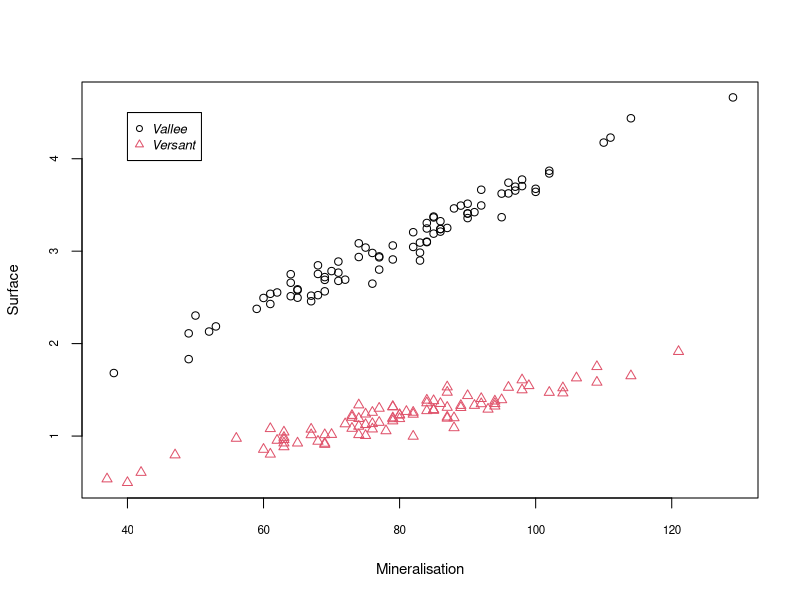
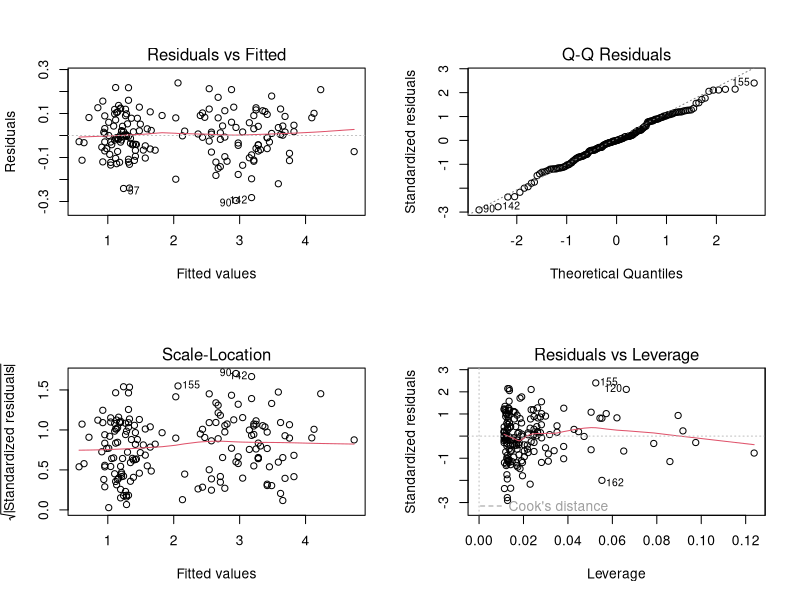
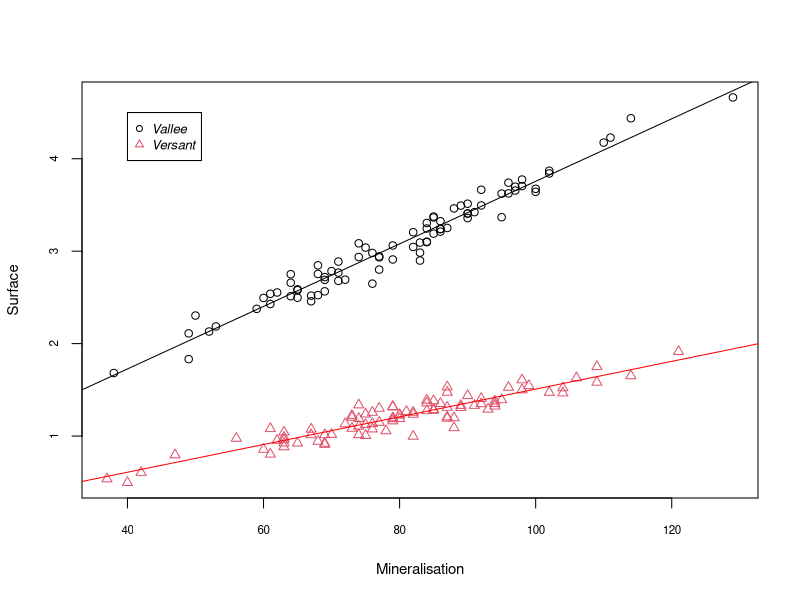
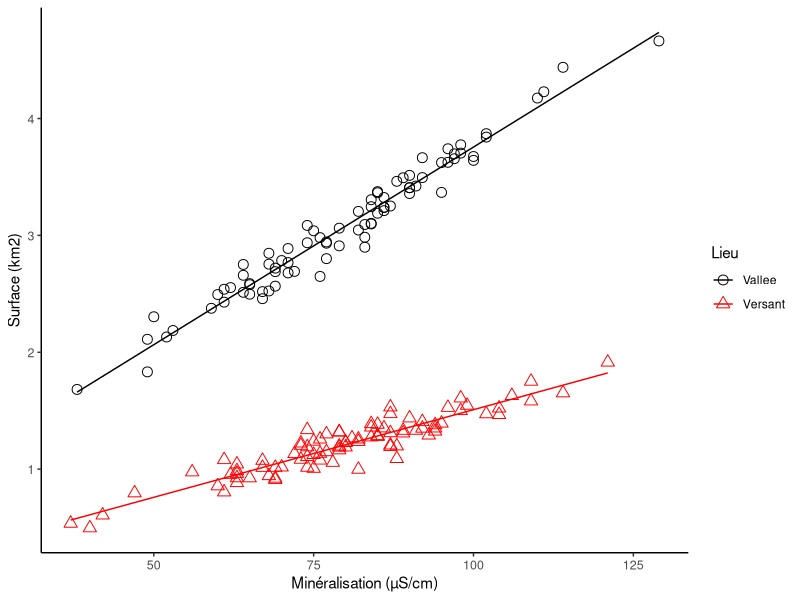
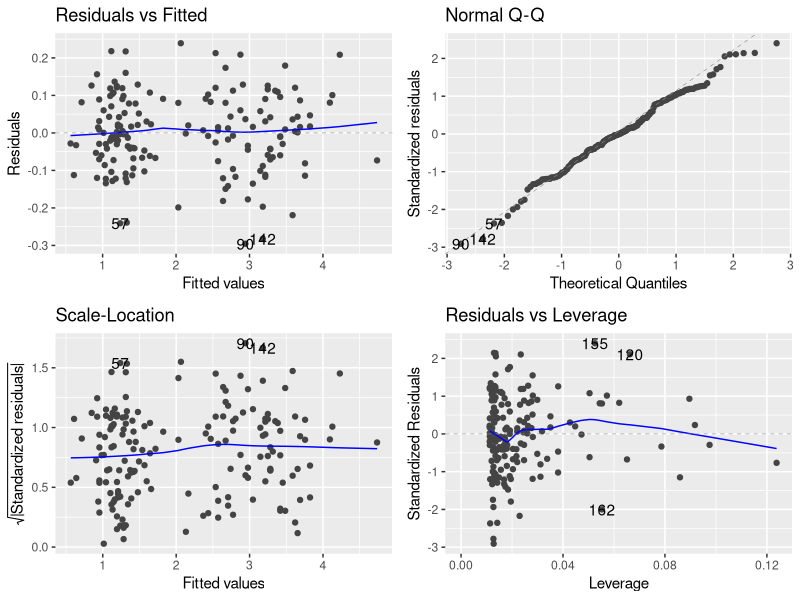
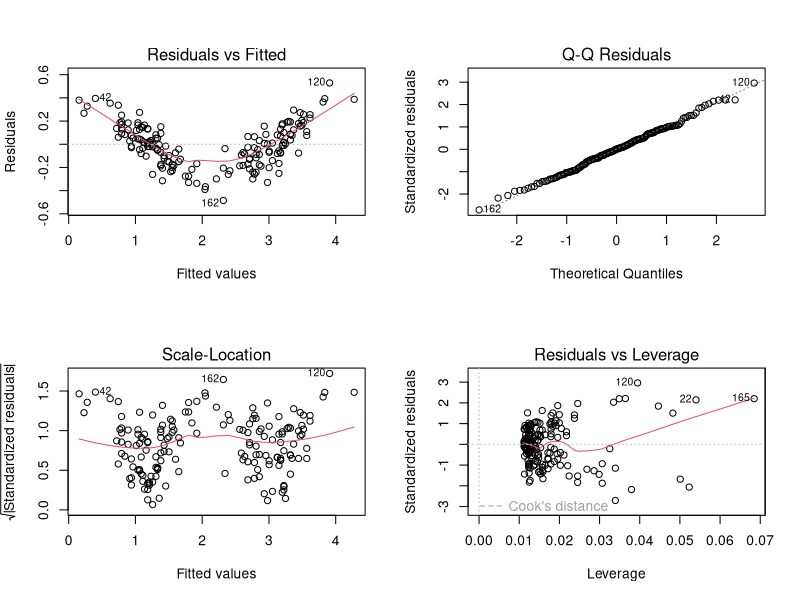
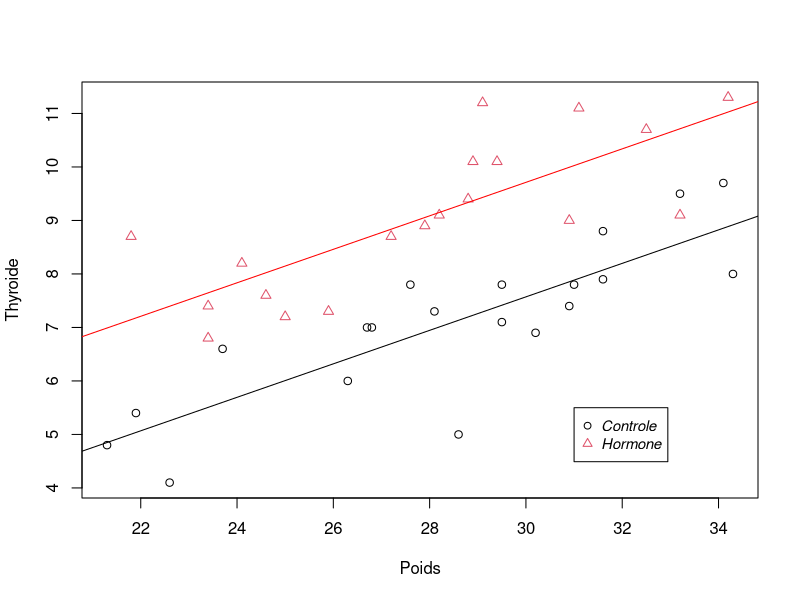
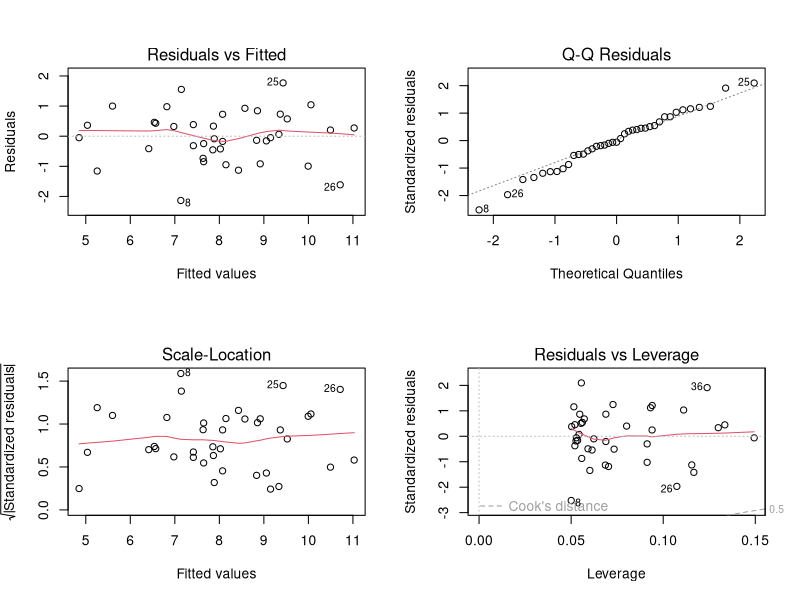

Recreate these plots in R, in order. (Note: this script raises an error after producing the figures.)


#####################################################
#####################################################
##                                                 ##
##                   MODULE 4U001                  ##
##                                                 ##
##    Modeles lineaires general et generalise      ##
##                                                 ##
#####################################################
#####################################################


#############################################
##  1ere partie : modele lineaire general  ##
#############################################

#########
#  ANCOVA
#########

# C'est une regression multiple avec un ou plusieurs facteurs qualitatifs.
# On peut voir l'ANCOVA comme un mix entre regression multiple et ANOVA.

#### Considerons les donnees Tourbieres.csv (attention le separateur decimal est le point).
# Elles rapportent la surface de tourbieres (en km2)
# en fonction du lieu (versant ou vallee) et de la mineralisation (en µS/cm).

Tourbieres=read.csv("Tourbieres.csv", sep=";", dec=".")

# Donnez la mesure et le(les) facteur(s), et justifiez le choix d'une ANCOVA.

# Graphique
plot(Surface ~ Mineralisation, data = Tourbieres,
     pch=as.numeric(as.factor(Tourbieres$Lieu)),
     col=as.factor(Tourbieres$Lieu),
     cex.axis=0.7, cex.lab=0.9)
# Pour ajouter la legende sur le graphe
legend(40,4.5, legend=c("Vallee", "Versant"),
       pch=c(1,2), col=c(1,2), cex = 0.8, text.font=3)

# On va verifier que les facteurs sont independants (condition de non-colinearite) :
# la mineralisation est-elle independante du lieu ? 
t.test(Tourbieres$Mineralisation ~ Tourbieres$Lieu, var.equal=T) # Notons que l'on a de grands effectifs
# Que concluez-vous ?

# Lançons l'analyse pour l'ANCOVA : on utilise la fonction dediee aux modeles lineaires generaux,
# la fonction lm.
reg=lm(Surface ~ Lieu * Mineralisation, data=Tourbieres)
anova(reg)
# Les deux facteurs et leur interaction ont un effet significatif sur la surface des tourbieres.

summary(reg)
# Tous les coefficients sont significatifs
### Cas de la reference
# La modalite Vallee sert de reference ici.
# L'intercept pour Vallee (0,373) indique la surface theorique de tourbiere pour une mineralisation nulle,
# lorsque la tourbiere se situe dans une vallee.
# La troisieme ligne (Mineralisation) correspond a l'effet de la mineralisation sur la surface de la tourbiere
# lorsqu'elle est dans la vallee. Ce coefficient est significatif et positif : la surface augmente avec la mineralisation.

### Effet du lieu sur la surface
# On teste ensuite l'effet sur l'intercept lorsqu'on se situe sur un versant, par rapport a la vallee : ligne LieuVersant (-0.364);
# ce coefficient est < 0 : la surface d'une tourbiere est plus petite si elle se situe sur un versant.
# ce coefficient va s'ajouter a l'intercept deja trouve pour Vallee : 0.373-0.364

### Interaction des deux facteurs
# La quatrieme ligne rend compte de l'interaction entre lieu et mineralisation :
# la pente de la relation entre surface et mineralisation diminue
# lorsque la tourbiere est sur un versant plutot qu'en vallee (coefficient = -0.019) ;
# le coefficient reste cependant > 0 (0.034 - 0.019 = 0.015),
# la surface d'une tourbiere augmente egalement avec la mineralisation lorsqu'elle est sur un versant,
# mais elle augmente moins que lorsqu'elle se situe dans la vallee.

### R2 ajuste et significativite globale du modele
# Comme il y a plusieurs facteurs, le R2 ajuste est employe, soit une variance en commun a 99%.
# 99% des variations de la surface d'une tourbiere
# sont rendus compte par le lieu où elle se trouve et la mineralisation du sol.
# La regression est globalement significative (test F, p-value = 5.1e-12).

### Mise en equation
# En introduisant une variable muette Ve (qui vaut 1 si on est sur un versant, et 0 sinon), l'equation est :
# Surface_predite = 0.373-0.364*Ve + Mineralisation * 0.034-0.019*Ve
# ou encore :
# Surface = 0.373-0.364*Ve + Mineralisation * (0.034-0.019*Ve) + epsilon

# Alternativement, on peut ecrire que la surface predite de tourbieres est :
# Surface_predite = 0.009 + Mineralisation * 0.015 sur les versants, et
# Surface_predite = 0.373 + Mineralisation * 0.034 dans les vallees

### Conclusion
# On peut conclure que la surface d'une tourbiere est liee a la mineralisation du sol, elle augmente avec celle-ci.
# Il y a un effet du lieu sur cette surface : la surface est plus petite sur un versant que dans la vallee.
# Par ailleurs, la relation entre surface et mineralisation est differente selon le lieu (interaction des deux facteurs) :
# la surface d'une tourbiere augmente moins avec la mineralisation
# si elle se situe sur le versant que si elle se situe dans la vallee.

### Graphiques diagnostiques :
par(mfrow=c(2,2))
plot(reg)
# Les conditions d'application sont respectees.

### Droites de regression
# Relancons le graphique :
par(mfrow=c(1,1))
plot(Surface ~ Mineralisation, data = Tourbieres,
     pch=as.numeric(as.factor(Tourbieres$Lieu)),
     col=as.factor(Tourbieres$Lieu),
     cex.axis=0.7, cex.lab=0.9)
legend(40,4.5, legend=c("Vallee", "Versant"),
       pch=c(1,2), col=c(1,2), cex = 0.8, text.font=3)

# On peut afficher les coefficents pour se reperer avant de tracer les droites
coef(reg)

# Pour tracer les droites, on utilise la fonction abline, avec les coefficients de l'analyse reg :
abline(coef(reg)[1],coef(reg)[3],col="black") # droite pour les vallees
abline(coef(reg)[1]+coef(reg)[2],coef(reg)[3]+coef(reg)[4],col="red") # droite pour les versants
# Il est important de bien comprendre de quelle façon les coefficients s'additionnent.

###################################################
# FACULTATIF : ggplot 2
library(ggplot2)
ggplot(Tourbieres, aes(x = Mineralisation, y = Surface, 
                       shape = Lieu, color = Lieu)) +
  geom_point(size = 3) +
  geom_smooth(method = "lm", se = FALSE, linewidth = 0.5) +
  labs(x = "Minéralisation (µS/cm)", y = "Surface (km2)") +
  scale_shape_manual(values = c(1, 2)) +   
  scale_color_manual(values = c("black", "red")) +  
  theme_classic() +
  theme(
    axis.title = element_text(size = 11),
    axis.text  = element_text(size = 9)
  )
library(ggfortify)
autoplot(reg)
###################################################


### Remarque
# Comme tout etait significatif y compris l'interaction, il n'y avait pas lieu de retirer l'interaction
# On peut s'en assurer :
reg2=lm(Surface ~ Lieu+Mineralisation,data=Tourbieres)
summary(reg2)
# Tout est significatif ! mais verifions les conditions d'application du modele :
par(mfrow=c(2,2))
plot(reg2)
# Il y a un probleme de linearite, l'interaction semble necessaire pour l'eviter
# Comparons les deux modeles :
anova(reg,reg2) # Difference tres significative, on garde reg qui a un meilleur R2 : 0.990 contre 0.968


#### Utilisons maintenant les donnees Porcelet.
# On etudie l'effet d'un traitement hormonal sur le poids de la glande thyroide chez des porcelets.
# Comme ce poids depend aussi du poids de l'animal, on l'ajoute dans notre regression.

Porcelet=read.csv("Porcelet.csv", sep=";", dec=".")
# Attention, le marqueur decimal est ici le point
# On etudie l'effet d'un traitement hormonal sur le poids de la glande thyroide chez des porcelets.
# Comme ce poids depend aussi du poids de l'animal, on l'ajoute dans notre regression.

# Donnez la mesure et le(les) facteur(s), et justifiez le choix d'une ANCOVA.

Porcelet$Traitement = as.factor(Porcelet$Traitement) # facteur "Traitement" si necessaire

# Graphique
par(mfrow=c(1,1))
plot(Thyroide ~ Poids, data = Porcelet,
     pch=as.numeric(as.factor(Porcelet$Traitement)),
     col=as.factor(Porcelet$Traitement))

legend(31,5.5, legend=c("Controle","Hormone"),
       pch=c(1,2), col=c(1,2), cex = 0.9, text.font=3)

# On va verifier que les facteurs sont independants (condition de non-colinearite) :
# le poids de l'animal est-il independant du traitement ?
tapply(Porcelet$Poids, Porcelet$Traitement, length) #2 echantillons independants de petites tailles
norm = tapply(Porcelet$Poids, Porcelet$Traitement, shapiro.test) ; sapply(norm,"[[","p.value")
bartlett.test(Porcelet$Poids ~ Porcelet$Traitement)
t.test(Porcelet$Poids ~ Porcelet$Traitement, var.equal=TRUE)
# Que concluez-vous ?

# Lançons l'analyse pour l'ANCOVA, avec la fonction lm :
reg1 = lm(Thyroide ~ Poids * Traitement, data = Porcelet)
# Equivalent a :
reg1 = lm(Thyroide ~ Poids + Traitement + Poids:Traitement, data = Porcelet)
anova(reg1)
# L'interaction entre le poids de l'animal et le traitement 
# n'a pas d'effet significatif sur le poids de la glande thyroide 

# Essayons alors un modele sans l'interaction
reg2 = lm(Thyroide ~ Poids + Traitement, data = Porcelet)
anova(reg2) # effet du poids de l'animal et du traitement sur le poids de la thyroide
summary(reg2)

# Remarque : la fonction step
# la fonction step permet d'optimiser le modele.
# step() va avancer pas a pas pour supprimer des coefficients
# et reoptimiser les autres sans que la regression ne perde de sa qualite
reg_step=step(reg1)
summary(reg_step) # le modele pertinent est celui sans l'interaction

### Cas de la reference
# Le traitement "Controle" sert de reference ici.
# Cela correspond a ce qu'on veut, sinon utiliser la fonction relevel.
# Porcelet$Traitement = relevel(Porcelet$Traitement, ref = "Controle")
# L'intercept pour les controle n'est pas significativement different de 0.
# La deuxieme ligne (Poids) est la pente de la droite Thyroide ~ Poids
# ici quel que soit le traitement
# (puisque l'interaction n'est pas prise en compte), soit 0.313.
# Cette pente est > 0, le poids de la thyroide augmente significativement avec le poids de l'animal.

### Effet du traitement sur le poids de la thyroide
# On teste ensuite l'effet sur l'intercept du traitement Hormone, par rapport a Controle :
# ligne TraitementHormone (2.140). Cela correspond au poids theorique de la thyroide d'un animal de poids nul.
# Ce coefficient devrait s'ajouter a l'intercept deja trouve pour les Controle
# qui lui n'est pas significativement different de 0.
# le poids de la thyroide est donc plus grand sous traitement que sans traitement.

### R2 ajuste et significativite globale du modele
# Comme il y a plusieurs facteurs, le R2 ajuste est employe, soit une variance en commun a 75,1%.
# La regression est globalement significative (test F, p-value = 5.1e-12).

### Mise en equation
# L'equation est alors pour les controle :
# Thyroide = 0,313 * Poids + epsilon

# L'equation est alors pour le groupe traite aux hormones :
# Thyroide = 0.313 * Poids + 2.140 + epsilon

### Droites de regression
# droite de regression pour Controle
abline(coef(reg2)[1:2], col="black")

# droite de regression pour Hormone
# pour l'intercept, il faut ajouter coef(reg2[1]) + coef(reg2)[3]
# il n'y a pas d'interaction, donc la pente est la meme que pour Controle
abline(a = coef(reg2)[1]+coef(reg2)[3], b = coef(reg2)[2], col="red")

### Conclusion
# On voit bien sur le graphique que les pentes sont les memes,
# et que l'ordonnee a l'origine varie avec le traitement hormone.
# On peut conclure que la thyroide est liee au poids des porcelets: le poids de la thyroide augmente significativement avec le poids de l'animal.
# Il y a un effet significatif du traitement : la thyroide est plus lourde avec traitement, 
# sans interaction avec le poids de l'animal

### Graphiques diagnostiques
par(mfrow=c(2,2))
plot(reg2)
# Les conditions d'application du modele sont respectees.

###################################################
# FACULTATIF : ggplot2
ggplot(Porcelet, aes(x = Poids, y = Thyroide,
                     shape = Traitement, color = Traitement)) +
  geom_point(size = 2) +
  geom_abline(intercept = coef(reg2)[1], slope = coef(reg2)[2], color = "black", linewidth = 0.5)+
  geom_abline(intercept = coef(reg2)[1]+coef(reg2)[3], slope = coef(reg2)[2], color = "red", linewidth = 0.5)+
  labs(x = "Poids (g)", y = "Thyroide (g)") +
  scale_shape_manual(values = c(1, 2)) +   
  scale_color_manual(values = c("black", "red")) +  
  theme_classic()
autoplot(reg2)
###################################################

###
# EXERCICE 1
###
# On mesure le poids de crabes en fonction de la concentration d'un polluant pour 3 sites differents.
# On se questionne sur l'effet de la concentration en polluant sur le poids, et si cette relation varie en fonction du site.
# Donnees : PolluCrabe.csv


###
# EXERCICE 2
###
# Differentes doses d'auxines ont ete administrees a des plantes normales ou mutantes, et on a mesure leur taille.
# Les donnees sont dans le fichier Auxine.csv.
# Analyser les donnees a l'aide de la fonction lm().
# Reflechir a l'interpretation des coefficients et ecrire les equations.
# Indication : ici il n'y a pas de pente, uniquement des intercepts
# (graphiquement, on emploie des boxplot plutot que des nuages de points).



################################################
##  2eme partie : modele lineaire generalise  ##
################################################

###### Regression logistique
# Nous prendrons d'abord l'exemple de la regression logistique,
# qu'on emploie pour des mesures binaires/donnees binomiales.
# L'interface et l'interpretation des resultats ressemblent a ce que nous avons deja vu,
# mais les mathematiques sous-jacentes sont differentes.

# Des larves d'insectes sont exposees a differentes doses de pesticides.
# On s'interesse a leur survie en fonction de leur sexe et du log de la dose du produit.
# Il y a 20 males et 20 femelles pour chaque dose. Les donnees sont dans le fichier Larves.
Larves=read.csv("Larves.csv", sep=";", dec=",")

# Donnez la mesure et le(les) facteur(s), et justifiez le choix d'une régression logistique.

# Representons graphiquement les donnees
LogDose = rep(0:5, 2)
Survie = tapply(Larves$Survie, interaction(Larves$LogDose, Larves$Sexe), mean)

plot(LogDose, Survie, pch=c(rep(1,6), rep(2,6)), col=c(rep(1,6), rep(2,6)))
legend(.5,.3, legend=c("Femelles","Mâles"), pch=c(1,2), col=c(1,2), cex = 0.9, text.font=3)

# Regression logistique
glm_1 = glm(Survie ~ LogDose * Sexe, family=binomial, data=Larves)
# family permet de dire quel type de glm on veut, ici une regression logistique
anova(glm_1, test = "Chisq")
# Les facteurs sont significatifs, mais pas l'interaction
summary(glm_1) #AIC = 219.48

# Testons un modele sans interaction
glm_2 = glm(Survie ~ LogDose + Sexe, family = binomial, data = Larves)
anova(glm_2, test = "Chisq")
summary(glm_2) # AIC = 219.24

# Comparons les deux modeles
anova(glm_1, glm_2, test="Chisq") # Notez l'usage d'une loi de khi2
# la difference n'est pas significative, les AIC sont equivalents
# Gardons le modele le plus simple : glm_2

# Notez qu'il n'y a pas de graphique diagnostique
# pour une regression logistique

# Quelle est alors l'equation du modele ?

# Dans une regression logistique,
# le signe du coefficient indique si le facteur
# augmente ou diminue la probabilite de l'evenement.
# Les femelles sont prises comme references.

# L'intercept est positif, ce qui signifie que la probabilite d'etre vivante pour des larves femelles
# et une dose de 0 est > 50% (puisque 3.47 > 0).

# La pente est negative, la probabilite d'etre vivante pour une larve femelle diminue
# avec le log de la dose  (puisque -1.06 < 0)

# Pour les males, la pente ne change pas (pas d'interaction),
# mais l'ordonnee a l'origine (SexeM) change significativement :
# le coefficient = -1.10 indique qu'ils survivent moins que les femelles ;
# mais comme 3.47 - 1.10 = 2.37 > 0, leur taux de survie pour une dose nulle est plus grand que 50%.

# L'equation s'ecrit ainsi :
# pour les femelles : ln[p(etre vivant)/p(etre mort)] = -1.06*LogDose + 3.47 + epsilon
# pour les males : ln[p(etre vivant)/p(etre mort)] = -1.06*LogDose + (3.47-1.10) + epsilon
# Les signes s'inversent si on inverse le rapport par ln[p(etre mort)/p(etre vivant)]

# On peut aussi ecrire : p(etre vivant) = exp(-1.06*LogDose + 3.47) / (1 + exp(-1.06*LogDose + 3.47) ) + epsilon
# pour les femelles
# et pour les males on remplacerait juste 3.47 par 3.47 - 1.10 = 2.37
# ce qui donne dans les deux cas une courbe sigmoide.

# Autre facon d'ecrire l'equation :
# p(etre vivant) = exp(-1.06*ldose + 3.47 - 1.10sexM) / (1 + exp(-1.06*ldose + 3.47 - 1.10sexM) ) + epsilon
# avec sexM = 1 si male, 0 si femelle


# Completons notre graphique
# Il faut calculer au prealable les resultats :
d = 0:5
f = exp(-1.06*d + 3.47) / (1 + exp(-1.06*d + 3.47) )
m = exp(-1.06*d + 2.37) / (1 + exp(-1.06*d + 2.37) )

lines(d,f,col=1) # attention, lines ne marche que si la valeur x est triee (sinon tout est melange)
lines(d,m,col=2)

# On peut egalement se servir de la fonction ggeffects pour tracer le graphique
library(ggeffects)
plot(ggpredict(glm_2,c("LogDose","Sexe")))

###################################################
# FACULTATIF : ggplot 2
newdat <- expand.grid(
  LogDose = seq(min(Larves$LogDose), max(Larves$LogDose), length.out = 6),
  Sexe = unique(Larves$Sexe)
)
# Predictions avec glm_2
newdat$prop <- predict(glm_2, newdata = newdat, type = "response")
# Graphique
ggplot(newdat, aes(x = LogDose, y = prop, color = Sexe, shape = Sexe)) +
  geom_point(size = 3, fill = "white", stroke = 1) +
  geom_line(data = newdat, aes(x = LogDose, y = prop, color = Sexe), linewidth = 0.5) +
  scale_color_manual(values = c("red", "blue")) +
  scale_shape_manual(values = c(2, 1)) +
  labs(x = "LogDose", y = "Proportion de survie") +
  theme_classic()
###################################################

### Remarque : autres formats des donnees
# La regression logistique peut également s'appliquer sur des tables avec des denombrements (type tables de contingence,
# vues pour le khi2) ou des proportions.
# Voyez par exemple les fichiers LarvesProportions et LarvesTable, qui
# contiennent les memes donnees presentees differement.

glm_prop=glm(Taux.survie ~ LogDose + Sexe, family = binomial, data = LarvesProportions, weights=Nombre)
# Notez qu'il est necessaire de preciser l'effectif dans les donnees, avec l'argument weights dans la formule
summary(glm_2)
summary(glm_prop)
# Cela donne exactement le meme resultat, sauf pour les deviances et l'AIC (mais ceci est du au fait que
# la grandeur numerique en mesure n'est pas la meme : proportion ou mesure binaire).

# On peut de meme travailler sur les tables
glm_table=glm(cbind(Vivants,Morts) ~ LogDose + Sexe, family = binomial, data = LarvesTable)
summary(glm_table)
# Identique a glm_prop, car R calcule les proportions implicitement

LarvesProportions$Sexe=as.factor(LarvesProportions$Sexe)
glm_prop=glm(Taux.survie ~ LogDose + Sexe, family = binomial, data = LarvesProportions, weights=Nombre)
plot(ggpredict(glm_prop,c("LogDose","Sexe"),interval = "confidence"))


###### Regression log-lineaire
# Pour realiser un modele log-lineaire (loi de Poisson, pour les comptages), il suffit simplement de faire
# glm(Mesures ~ Facteurs,family = poisson, data = xxx)
# Contrairement a la regression logistique, il est possible de faire les graphiques diagnostiques.
# Un des exercices ci-dessous s'analyse avec un modele log-lineaire.


###
# EXERCICE 3 (fichier Marnes.csv)
###

# (exercice adapte de la 3eme partie du sujet d'examen 2018-2019, session 1)

# On cherche a determiner la probabilite que des echantillons de marnes (roches sedimentaires)
# se brisent lors d'un choc normalise (test d'impact) en fonction de 3 parametres :
# la masse de l'echantillon,
# la vitesse du choc (faible, moyenne et forte)
# et la presence ou non de fissures a la surface des echantillons
# Apres le test d'impact, on observe sur 768 echantillons s'ils sont brises (1) ou non (0).
# Vous donnerez l'equation du modele, apres avoir essaye de le simplifier.


###
# EXERCICE 4 (fichier Climat.csv)
###

# (exercice adapte du sujet d'examen 2020-2021, session 1)

# On produit plusieurs simulations numeriques pour caracteriser la relation entre 
# l’extension de la banquise Arctique (en millions de km2 ; variable notee banquise dans la base de donnees),
# et la temperature moyenne de l’air a la surface de la Terre (en °C ; variable temp).\
# Ces simulations sont produites avec trois modeles numeriques differents CESM2, IPSL et MPI (variable model).
# Pour toutes les simulations, on note l’extension moyenne et la temperature moyenne obtenue pour differentes periodes de 20 ans.

# 1) Indiquez la nature de chaque variable, et leur role.
# 2) Quelle analyse conduire pour caracteriser la relation entre l'extension de la banquise
#    et la temperature dans ces simulations numeriques ?
# 3) Realisez cette analyse sous R et interpretez les resultats obtenus (vous donnerez notamment l'equation obtenue).


###
# EXERCICE 5 (fichier Biomasse.csv)
###
# On a compte le nombre d'especes d'un sol, en fonction de la biomasse et du pH du sol.
# Ces deux facteurs influencent-ils le nombre d'especes ?


###
# EXERCICE BONUS (fichier Reins.csv)
###
# On compare l'effet de deux traitements A et B sur la guerison de calculs renaux de differentes tailles.
# Utilisez d'abord traitement comme facteur, puis traitement, taille du calcul et leur interaction.
# Qu'en pensez-vous ?
# Le phenomene observe s'appelle le paradoxe de Simpson.
# Indication : utiliser as.factor() sur la mesure. Notez qu'il n'y a que des intercepts.
